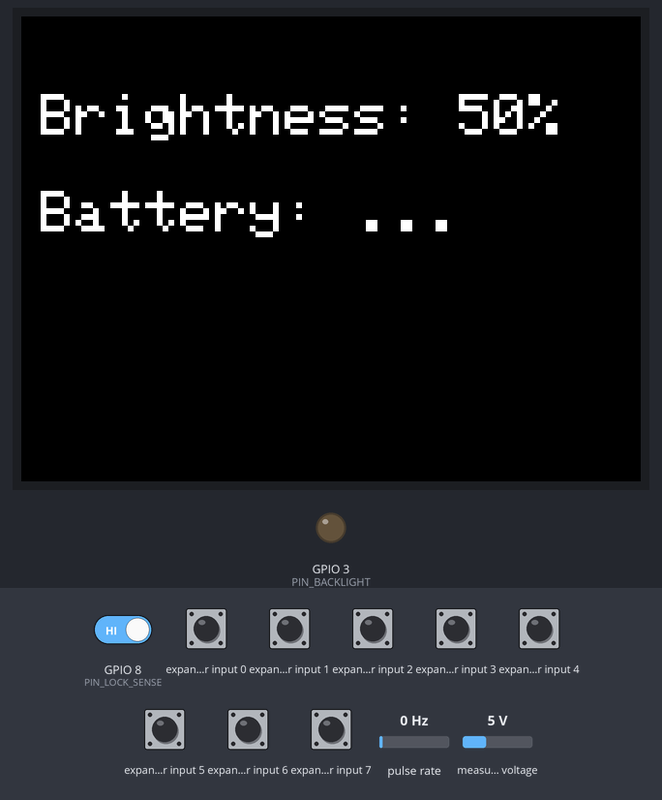
Simulated run of this sketch. Board: Seeed XIAO ESP32-S3. On the bench: 320×240 colour display, output pins drawn as LEDs (lit = HIGH). Wiring (inferred from the names in the program): pulse sensor: data GPIO 43; PCF8574 port expander at I2C address 0x20; INA219 current sensor at I2C address 0x40. Inputs (shaded band) come from the test bench; at power-on: GPIO 8 (PIN_LOCK_SENSE), expander input 0–7 HIGH, measured voltage 5 V, pulse rate 0 Hz. What the sketch prints to the serial monitor is not drawn.

Above: at 0.8 s.
At 2.7 s:
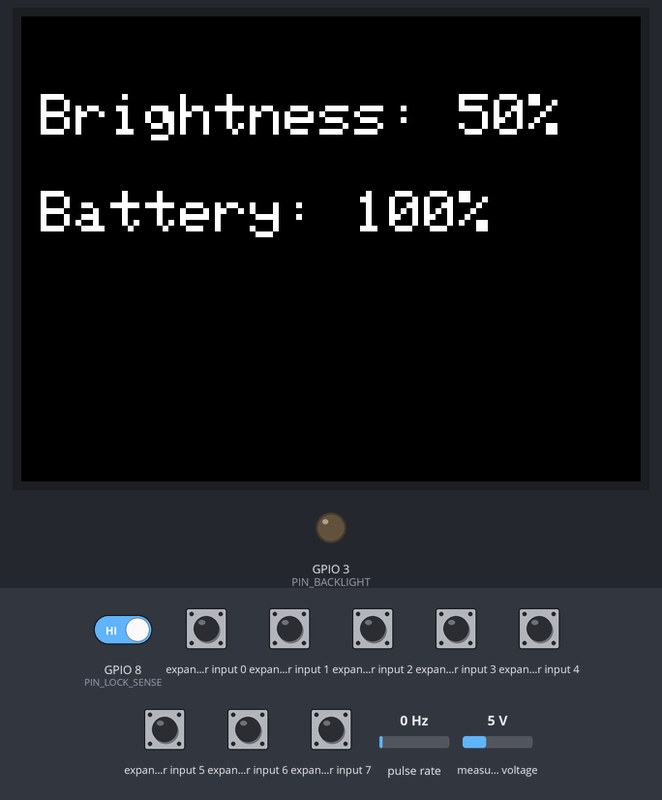
2.8 s: measured voltage set to 0.3 V
At 4.9 s:
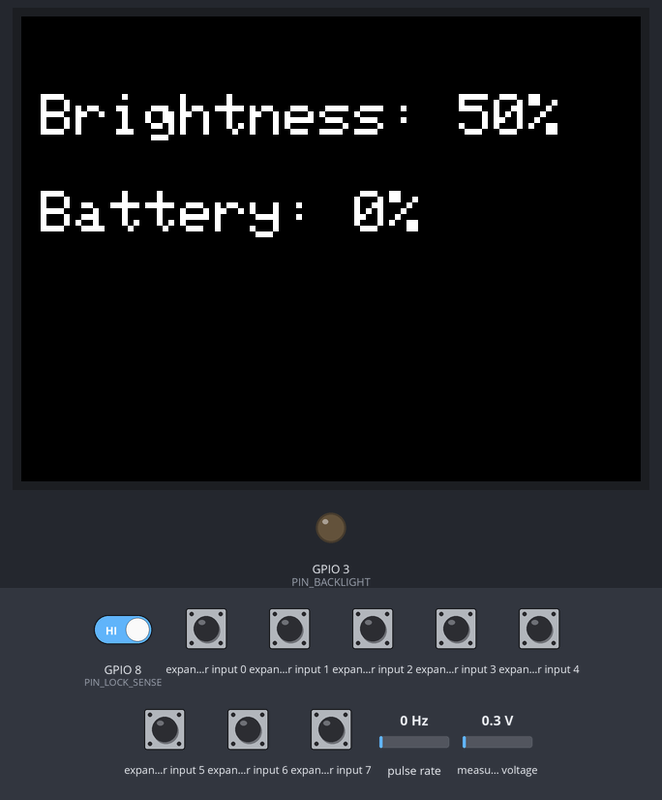
5.6 s: measured voltage set to 3.8 V
At 7.1 s:
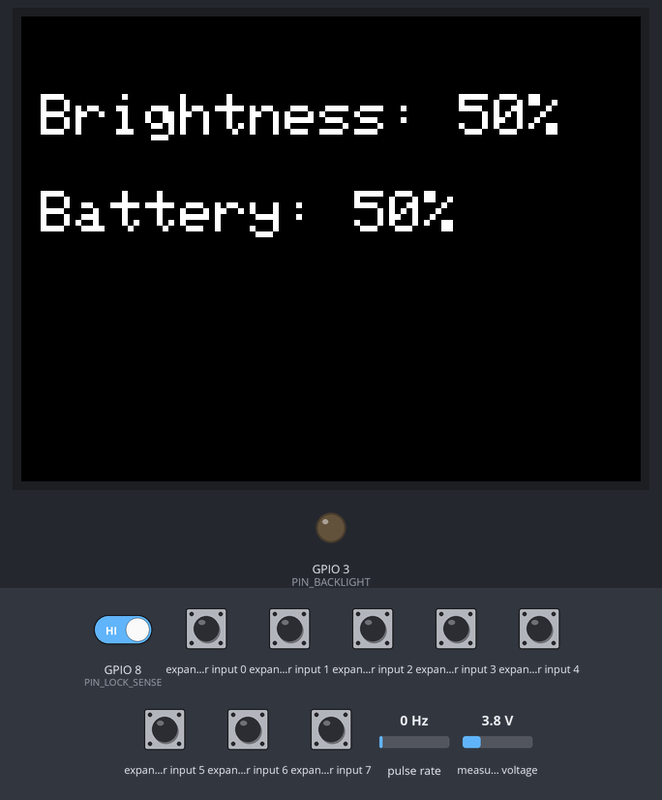
Timing chart, 0 to 8.6 s (numbered marks = the images above; inputs shaded):
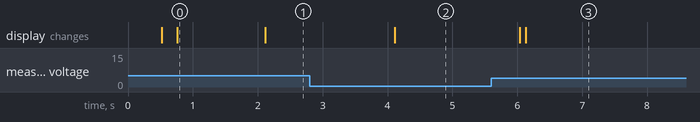

The sketch:

hw_validation_test.ino
```cpp
// ==========================================================================
// Gym Companion Device — Hardware Validation Sketch
// ==========================================================================
// PURPOSE: Bring-up / soldering-check only. Simple polling loop, no FreeRTOS.
// Not final firmware architecture — see input_task.cpp for the real
// interrupt+queue based input handling this will eventually be replaced by.
//
// Board: Seeed Studio XIAO ESP32S3, Arduino-ESP32 core.
//
// PIN MAP (as resolved for this bring-up):
//   Display (ST7789 via TFT_eSPI, pins live in TFT_eSPI's User_Setup.h):
//     CS=D0/GPIO1, DC=D1/GPIO2, RST=D3/GPIO4, SCK=D8/GPIO7, MOSI=D10/GPIO9
//     MISO: NOT wired to the display (write-only) — physical pin repurposed
//     below as native Lock-sense input.
//   Backlight:      D2 / GPIO3  — PWM via LEDC (freed up by moving the
//                                 encoder push-button fully onto the
//                                 expander, see below)
//   Lock-sense:     D9 / GPIO8  — native digital input (repurposed unused
//                                 TFT MISO trace). HIGH = Lock, LOW = On.
//   Encoder A/B:    D6/GPIO43, D7/GPIO44 — rotation, CHANGE-interrupt decode
//   I2C bus:        SDA=D4/GPIO5, SCL=D5/GPIO6
//     PCF8574T @ 0x20: P0=Next, P1=Rest, P2=Prev, P3=Hype, P4=Play/Pause,
//                       P5=Encoder-select, P6=Battery-active indicator,
//                       P7=CHRG (charging indicator)   (all assumed active LOW)
//     INA219    @ 0x40: bus voltage / current sensing on battery discharge path
//
// FLAGGED ASSUMPTIONS (confirm against your actual wiring before trusting
// the output):
//   1. Lock-sense (GPIO8) confirmed: switch drives 3.3V (HIGH) when active/
//      Lock, read as a plain INPUT (no internal pull). If the other switch
//      position floats instead of driving LOW, change pinMode() below to
//      INPUT_PULLDOWN.
//   2. P6 "battery active indicator" polarity/meaning is not fully confirmed
//      (not standard TP4056 terminology) — the sketch prints P6/P7's raw
//      HIGH/LOW state plus a best-guess interpretation so you can watch it
//      change live (plug/unplug USB) and confirm what it actually means.
//   3. TFT_eSPI's User_Setup.h must NOT define TFT_MISO on GPIO8 anymore —
//      that pin is now Lock-sense. Not touched by this sketch, just check it.
// ==========================================================================

#include <Arduino.h>
#include <Wire.h>
#include <SPI.h>
#include <TFT_eSPI.h>

// ------------------------- Pin definitions -------------------------------

// Backlight (freed-up D2/GPIO3, now PWM via LEDC)
#define PIN_BACKLIGHT       3   // D2 / GPIO3

// Lock-sense (repurposed unused TFT MISO trace)
#define PIN_LOCK_SENSE      8   // D9 / GPIO8

// Rotary encoder (unchanged from existing input_task)
#define PIN_ENCODER_CLK     43  // D6 / GPIO43
#define PIN_ENCODER_DT      44  // D7 / GPIO44

// I2C bus
#define PIN_I2C_SDA         5   // D4 / GPIO5
#define PIN_I2C_SCL         6   // D5 / GPIO6

// I2C addresses
#define PCF8574_I2C_ADDR    0x20
#define INA219_I2C_ADDR     0x40

// PCF8574 expander pin assignments (active LOW)
#define EXPANDER_PIN_NEXT         0
#define EXPANDER_PIN_REST         1
#define EXPANDER_PIN_PREV         2
#define EXPANDER_PIN_HYPE         3
#define EXPANDER_PIN_PLAY_PAUSE   4
#define EXPANDER_PIN_ENCODER_SW   5
#define EXPANDER_PIN_BATT_ACTIVE  6   // "battery active" indicator — meaning/polarity unconfirmed, see notes at top
#define EXPANDER_PIN_CHRG         7   // charging indicator

// LEDC (backlight PWM) config
#define LEDC_CHANNEL_BACKLIGHT  0
#define LEDC_FREQ_HZ            5000
#define LEDC_RESOLUTION_BITS    8      // 0-255 duty range

// ------------------------- Globals ----------------------------------------

TFT_eSPI tft = TFT_eSPI();

// Encoder ISR state (single-CLK CHANGE-interrupt method, matches input_task.cpp)
static volatile long g_encoder_raw_pos = 0;
static volatile uint8_t g_last_clk = HIGH;
static long g_encoder_processed_pos = 0;

int g_brightness_pct = 50;   // start at 50%
int g_battery_pct = -1;      // -1 = not yet read

// Expander debounce state
uint8_t g_last_expander_sample = 0xFF;
uint8_t g_debounced_expander_state = 0xFF;

// Lock-sense debounce state
int g_last_lock_sample = LOW;
int g_debounced_lock_state = LOW;

unsigned long g_last_ina219_read_ms = 0;
const unsigned long INA219_READ_INTERVAL_MS = 2000;

// ------------------------- Encoder ISR -------------------------------------

static void IRAM_ATTR handle_encoder_isr() {
    uint8_t clk_state = digitalRead(PIN_ENCODER_CLK);
    if (clk_state != g_last_clk) {
        if (digitalRead(PIN_ENCODER_DT) != clk_state) {
            g_encoder_raw_pos++;
        } else {
            g_encoder_raw_pos--;
        }
        g_last_clk = clk_state;
    }
}

// ------------------------- I2C scanner --------------------------------------

void run_i2c_scan() {
    Serial.println("[I2C] Scanning bus...");
    int found = 0;
    bool found_pcf8574 = false;
    bool found_ina219 = false;

    for (uint8_t addr = 1; addr < 127; addr++) {
        Wire.beginTransmission(addr);
        uint8_t err = Wire.endTransmission();
        if (err == 0) {
            Serial.printf("[I2C]   Found device at 0x%02X\n", addr);
            found++;
            if (addr == PCF8574_I2C_ADDR) found_pcf8574 = true;
            if (addr == INA219_I2C_ADDR) found_ina219 = true;
        }
    }

    Serial.printf("[I2C] Scan complete. %d device(s) found.\n", found);
    Serial.printf("[I2C]   PCF8574 (0x20): %s\n", found_pcf8574 ? "OK" : "MISSING");
    Serial.printf("[I2C]   INA219  (0x40): %s\n", found_ina219 ? "OK" : "MISSING");

    if (!found_pcf8574 || !found_ina219) {
        Serial.println("[I2C]   *** One or more expected devices not found — check wiring before continuing. ***");
    }
}

// ------------------------- PCF8574 helpers ----------------------------------

uint8_t read_pcf8574() {
    Wire.requestFrom((uint8_t)PCF8574_I2C_ADDR, (uint8_t)1);
    if (Wire.available()) {
        return Wire.read();
    }
    return 0xFF; // all high = no buttons pressed / read failure
}

void print_charge_state(bool chrg_low, bool batt_active_low) {
    // Raw states always printed first — P6's exact meaning/polarity isn't
    // confirmed yet, so watch these raw values while plugging/unplugging USB
    // to work out what "battery active" actually indicates on this board.
    Serial.printf("[BATT] CHRG=%s  BATT_ACTIVE=%s",
                  chrg_low ? "LOW(asserted)" : "HIGH",
                  batt_active_low ? "LOW(asserted)" : "HIGH");

    if (chrg_low) {
        Serial.println("  -> best guess: Charging...");
    } else if (batt_active_low) {
        Serial.println("  -> best guess: battery active (not charging)");
    } else {
        Serial.println("  -> best guess: idle / no USB");
    }
}

// ------------------------- INA219 raw register access -----------------------

#define INA219_REG_CONFIG      0x00
#define INA219_REG_BUSVOLTAGE  0x02

void ina219_write16(uint8_t reg, uint16_t value) {
    Wire.beginTransmission(INA219_I2C_ADDR);
    Wire.write(reg);
    Wire.write((uint8_t)(value >> 8));
    Wire.write((uint8_t)(value & 0xFF));
    Wire.endTransmission();
}

uint16_t ina219_read16(uint8_t reg) {
    Wire.beginTransmission(INA219_I2C_ADDR);
    Wire.write(reg);
    Wire.endTransmission();
    Wire.requestFrom((uint8_t)INA219_I2C_ADDR, (uint8_t)2);
    uint16_t value = 0;
    if (Wire.available() >= 2) {
        value = (Wire.read() << 8);
        value |= Wire.read();
    }
    return value;
}

void ina219_init() {
    // 32V bus range, 320mV shunt gain, 12-bit ADC, continuous shunt+bus sampling.
    // Standard INA219 default-ish config, sufficient for a bus-voltage-only test.
    ina219_write16(INA219_REG_CONFIG, 0x399F);
}

float ina219_read_bus_voltage() {
    uint16_t raw = ina219_read16(INA219_REG_BUSVOLTAGE);
    raw >>= 3;              // drop CNVR/OVF flag bits (low 3 bits)
    return raw * 0.004f;    // 4 mV per LSB
}

int bucket_battery_pct(float voltage) {
    if (voltage >= 4.10f) return 100;
    if (voltage >= 3.85f) return 75;
    if (voltage >= 3.70f) return 50;
    if (voltage >= 3.50f) return 25;
    return 0;
}

// ------------------------- Backlight ----------------------------------------

void set_backlight_pct(int pct) {
    pct = constrain(pct, 0, 100);
    int duty = map(pct, 0, 100, 0, 255);
    ledcWrite(LEDC_CHANNEL_BACKLIGHT, duty);
}

// ------------------------- Display -------------------------------------------

void update_display() {
    tft.fillScreen(TFT_BLACK);
    tft.setTextColor(TFT_WHITE, TFT_BLACK);
    tft.setTextSize(3);

    tft.setCursor(10, 40);
    tft.printf("Brightness: %d%%", g_brightness_pct);

    tft.setCursor(10, 90);
    if (g_battery_pct < 0) {
        tft.print("Battery: ...");
    } else {
        tft.printf("Battery: %d%%", g_battery_pct);
    }
}

// ------------------------- Setup ----------------------------------------------

void setup() {
    Serial.begin(115200);
    delay(500);
    Serial.println("\n=== Hardware Validation Sketch ===");

    // I2C
    Wire.begin(PIN_I2C_SDA, PIN_I2C_SCL);
    Wire.setClock(100000);
    run_i2c_scan();

    // PCF8574: set all pins HIGH (quasi-bidirectional pull-ups, inputs)
    Wire.beginTransmission(PCF8574_I2C_ADDR);
    Wire.write(0xFF);
    Wire.endTransmission();

    // INA219
    ina219_init();

    // Lock-sense (native GPIO, plain input — see flagged assumption at top of file)
    pinMode(PIN_LOCK_SENSE, INPUT);
    g_last_lock_sample = digitalRead(PIN_LOCK_SENSE);
    g_debounced_lock_state = g_last_lock_sample;

    // Encoder rotation
    pinMode(PIN_ENCODER_CLK, INPUT_PULLUP);
    pinMode(PIN_ENCODER_DT, INPUT_PULLUP);
    g_last_clk = digitalRead(PIN_ENCODER_CLK);
    attachInterrupt(digitalPinToInterrupt(PIN_ENCODER_CLK), handle_encoder_isr, CHANGE);

    // Backlight PWM (classic LEDC API — if you're on Arduino-ESP32 core v3.x,
    // replace these two lines with:
    ledcAttach(PIN_BACKLIGHT, LEDC_FREQ_HZ, LEDC_RESOLUTION_BITS);
    // ledcSetup(LEDC_CHANNEL_BACKLIGHT, LEDC_FREQ_HZ, LEDC_RESOLUTION_BITS);
    // ledcAttachPin(PIN_BACKLIGHT, LEDC_CHANNEL_BACKLIGHT);
    set_backlight_pct(g_brightness_pct);

    // Display
    tft.init();
    tft.setRotation(1);
    update_display();

    Serial.println("=== Setup complete. Watching inputs... ===\n");
}

// ------------------------- Loop -----------------------------------------------

void loop() {
    // ---- 1. Encoder rotation -> brightness ----
    long current_raw;
    noInterrupts();
    current_raw = g_encoder_raw_pos;
    interrupts();

    long diff = current_raw - g_encoder_processed_pos;
    bool brightness_changed = false;

    while (diff >= 2) {
        diff -= 2;
        g_encoder_processed_pos += 2;
        Serial.println("[ENCODER] CCW");
        g_brightness_pct = constrain(g_brightness_pct - 5, 0, 100);
        brightness_changed = true;
    }
    while (diff <= -2) {
        diff += 2;
        g_encoder_processed_pos -= 2;
        Serial.println("[ENCODER] CW");
        g_brightness_pct = constrain(g_brightness_pct + 5, 0, 100);
        brightness_changed = true;
    }

    if (brightness_changed) {
        set_backlight_pct(g_brightness_pct);
        Serial.printf("[BACKLIGHT] %d%%\n", g_brightness_pct);
        update_display();
    }

    // ---- 2. PCF8574 poll + debounce (buttons, encoder-select, CHRG/STDBY) ----
    uint8_t current_expander_sample = read_pcf8574();
    if (current_expander_sample == g_last_expander_sample) {
        if (current_expander_sample != g_debounced_expander_state) {
            for (int pin = 0; pin <= 7; pin++) {
                bool was_high = (g_debounced_expander_state & (1 << pin)) != 0;
                bool is_high  = (current_expander_sample & (1 << pin)) != 0;

                if (was_high == is_high) continue; // no change on this bit

                bool pressed = (!is_high); // active LOW

                switch (pin) {
                    case EXPANDER_PIN_NEXT:
                        Serial.println(pressed ? "[BTN] NEXT pressed" : "[BTN] NEXT released");
                        break;
                    case EXPANDER_PIN_REST:
                        Serial.println(pressed ? "[BTN] REST pressed" : "[BTN] REST released");
                        break;
                    case EXPANDER_PIN_PREV:
                        Serial.println(pressed ? "[BTN] PREV pressed" : "[BTN] PREV released");
                        break;
                    case EXPANDER_PIN_HYPE:
                        Serial.println(pressed ? "[BTN] HYPE pressed" : "[BTN] HYPE released");
                        break;
                    case EXPANDER_PIN_PLAY_PAUSE:
                        Serial.println(pressed ? "[BTN] PLAY/PAUSE pressed" : "[BTN] PLAY/PAUSE released");
                        break;
                    case EXPANDER_PIN_ENCODER_SW:
                        Serial.println(pressed ? "[BTN] ENCODER-SELECT pressed" : "[BTN] ENCODER-SELECT released");
                        break;
                    case EXPANDER_PIN_CHRG:
                    case EXPANDER_PIN_BATT_ACTIVE: {
                        bool chrg_low        = (current_expander_sample & (1 << EXPANDER_PIN_CHRG)) == 0;
                        bool batt_active_low = (current_expander_sample & (1 << EXPANDER_PIN_BATT_ACTIVE)) == 0;
                        print_charge_state(chrg_low, batt_active_low);
                        break;
                    }
                    default:
                        break;
                }
            }
            g_debounced_expander_state = current_expander_sample;
        }
    }
    g_last_expander_sample = current_expander_sample;

    // ---- 3. Lock-sense poll + debounce ----
    int current_lock_sample = digitalRead(PIN_LOCK_SENSE);
    if (current_lock_sample == g_last_lock_sample) {
        if (current_lock_sample != g_debounced_lock_state) {
            g_debounced_lock_state = current_lock_sample;
            Serial.println(g_debounced_lock_state == HIGH ? "[SWITCH] Switch: LOCK" : "[SWITCH] Switch: ON");
        }
    }
    g_last_lock_sample = current_lock_sample;

    // ---- 4. INA219 periodic read ----
    unsigned long now = millis();
    if (now - g_last_ina219_read_ms >= INA219_READ_INTERVAL_MS) {
        g_last_ina219_read_ms = now;
        float voltage = ina219_read_bus_voltage();
        int new_battery_pct = bucket_battery_pct(voltage);
        Serial.printf("[BATT] Bus voltage: %.3f V -> %d%%\n", voltage, new_battery_pct);
        if (new_battery_pct != g_battery_pct) {
            g_battery_pct = new_battery_pct;
            update_display();
        }
    }

    delay(20); // ~50 Hz poll, matches existing input_task style
}
```

Measured:
- after the input at 2.8 s, the display: changes after 1.3 s (image 2)
- after the input at 5.6 s, the display: first changes after 0.44 s (image 3 shows a later state)
- what the display in image 0 shows lasts 1.3 s, from 0.8 s to 2.1 s
